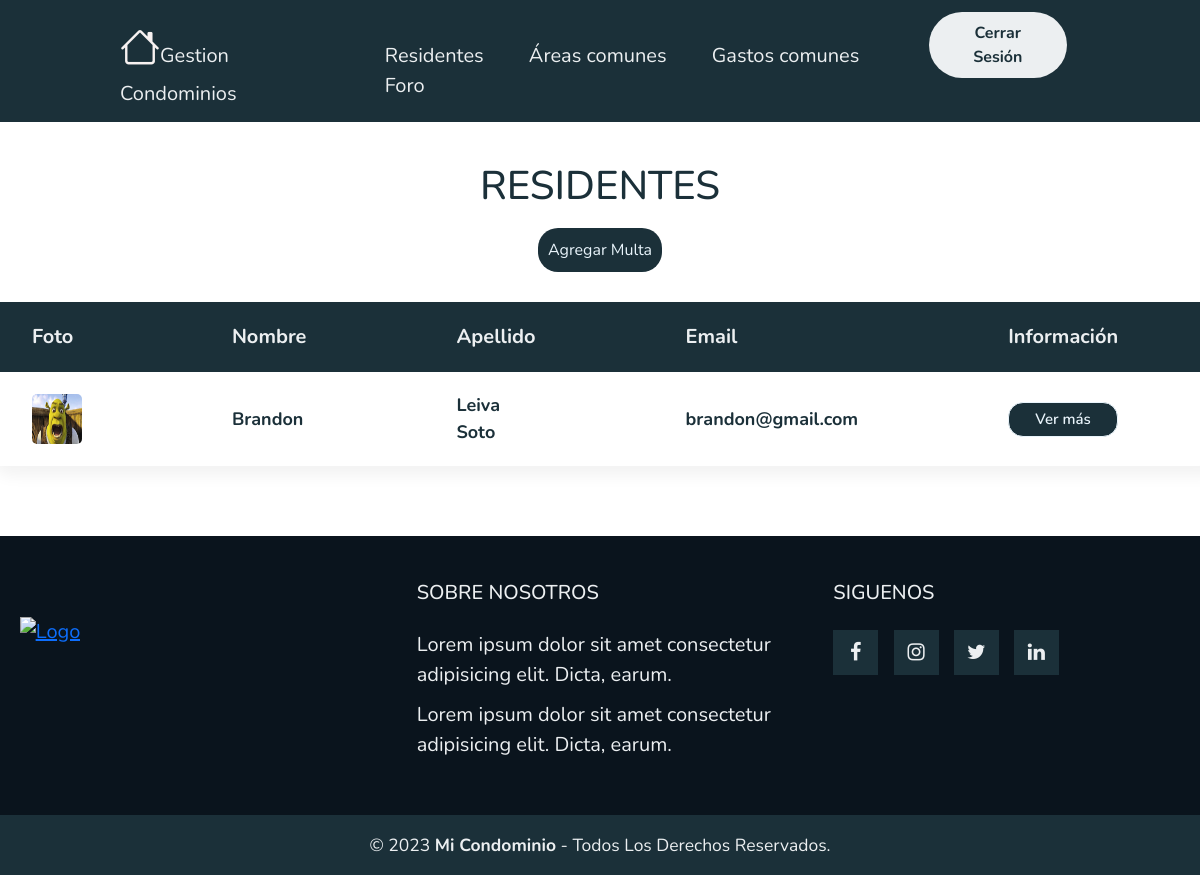
The app's page /ListaResidentes/ (signed in) with its own data.
### myapp/models.py (models this page shows, shortened)
class User(AbstractUser):
    imagen = models.ImageField(upload_to="FotoPerfil", default='ImagenUsuario.webp', null=True)
    direccion = models.CharField(max_length=50)
    num_telefono = models.CharField(max_length=50)
    fecha_naci = models.DateField(null=True)
    gastos_comunes = models.ManyToManyField('PagoComun', related_name='residentes', blank=True)

### myapp/views.py (the view)
# urls.py: path('ListaResidentes/',ListaResidentes,name="ListaResidentes"),
@permission_required('myapp.view_User')
def ListaResidentes(request):
    users = User.objects.exclude(is_superuser=True)
    return render(request, 'myapp/ListaResidentes.html', {'users' : users})

### myapp/templates/myapp/ListaResidentes.html
{% extends 'myapp/base.html' %}
{% block contenido %}
{% load static %}
<link rel="stylesheet" href="{% static 'myapp/css/ListaResidentes/ListaResidentes.css' %}">
<div class="titulo">
    <h1>RESIDENTES</h1>
</div>
{% if user.is_staff %}
<div style=" display: flex; align-items: center; justify-content: center; margin-top: 10px;">
    <a style="color: #e9f4fb; outline: none; background-color: #1b3039; border-radius: 20px; padding: 10px 10px 10px; text-decoration: none; "
        href="{% url 'CrearMulta' %}">Agregar Multa
    </a>
</div>
{% endif %}
<div class="tabla">
    <table class="Residentes">
        <thead class="thead">
            <tr style="color: #eceff1;">
                <th>Foto</th>
                <th>Nombre</th>
                <th>Apellido</th>
                <th>Email</th>
                <th>Información</th>
            </tr>
        </thead>
        <tbody>
            {% for users in users %}
            <tr>
                <th><img src="{{ users.imagen.url }}" alt="" style="width: 50px; height: 50px; border-radius: 5px;"></th>
                <th>{{ users.first_name }}</th>
                <th>{{ users.last_name }}</th>
                <th>{{ users.email }}</th>
                <th><a href="{% url 'VerPerfil' users.id %}"><button>Ver más</button></a></th>
            </tr>
            {% endfor %}
        </tbody>
    </table>
</div>
{% endblock %}

### myapp/static/myapp/css/estilo.css/estilo.css (style rules this page uses)
* { box-sizing: border-box; margin: 0; padding: 0; font-family: 'Nunito', sans-serif; }
body { background-color: #fff; }

### myapp/static/myapp/css/ListaResidentes/ListaResidentes.css (style rules this page uses)
.titulo { color: #1b3039; display: flex; align-items: center; justify-content: center; margin-top: 40px; }
.tabla { display: flex; align-items: center; justify-content: center; margin-top: 30px; margin-bottom: 70px; }
.Residentes { background-color: #ffffff; box-shadow: 10px 10px 15px rgba(0, 0, 0, 0.05); border-radius: 20px; }
.tabla th { padding: 20px 100px 20px 50px; }
.thead { color: #3b535e; font-size: 20px; background-color: #1b3039; }
tbody { color: #1b3039; font-size: 18px; }
.tabla button { width: 100%; height: 35px; border: 1px solid; background: #1b3039; border-radius: 15px; font-size: 15px; color: #e9f4fb; font-weight: 600; }

### records on screen
User: imagen (picture), first_name "Brandon", last_name "Leiva Soto", email "brandon@gmail.com"
